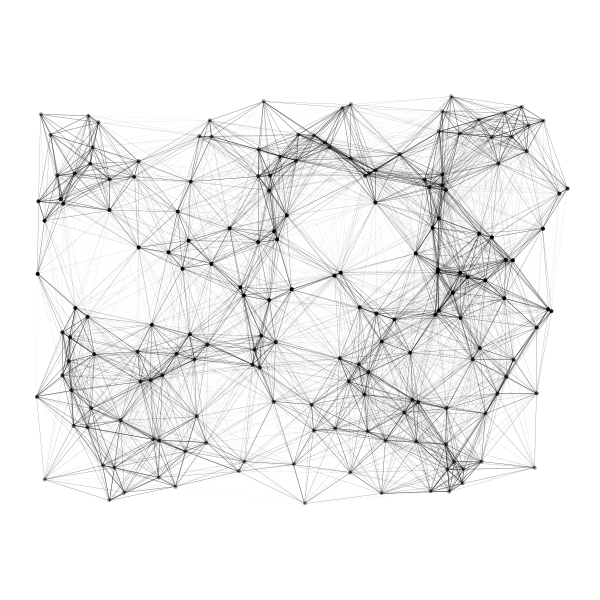
Frame 1 (no input)
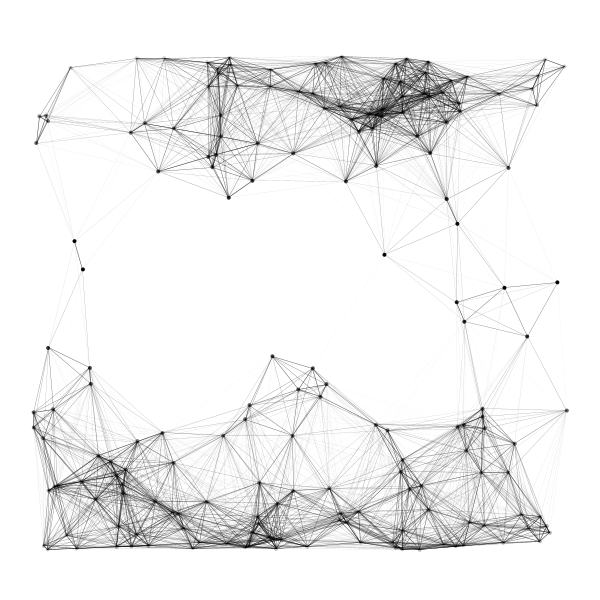
Frame 60 (the mouse pressed at the canvas centre just before this capture)
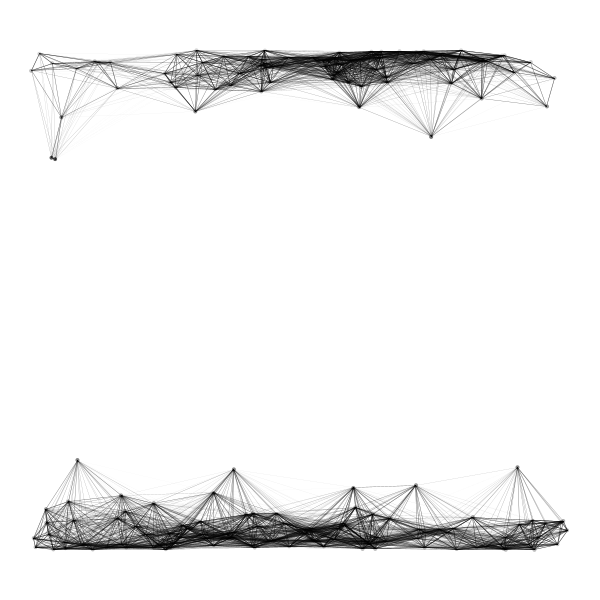
Frame 120 (the mouse held since frame 60 and released just before this capture)

The Processing sketch that drew these frames (run headless with seeded random() and noise(); from frame 60 on, the mouse is pressed at the canvas centre):

// Processing sketch: processing_174640
// ── processing_174640.pde

int num = 180;
float [] xpos = new float [num];
float [] ypos = new float [num];

float linePos = 0;
float angle = 0;
float [] acceleration;
float [] xspeed;
float [] yspeed;
PVector [] ball;

 
void setup ()
{
  size (600, 600);
  smooth();
  acceleration = new float[num];
  yspeed = new float[num];
  xspeed = new float[num];
  ball = new PVector [num];
  setRandomPositions (ball);
}

void setRandomPositions(PVector [] p){
  
  for (int i = 0; i < p.length; i++){
     acceleration[i] = random(4, 8);
     yspeed[i] = random(-5, 5);
     xspeed[i] = random(-1, 1);
     PVector pos = new PVector (random (30,570), random(100,500));
     p [i] = pos;
   
  }
} 

void draw ()
{
  background (255);
  stroke(0,20);
  strokeWeight (10);
  drawValues();
  drawConnections();
}

void drawConnections ()
{
  for (int i = 0; i < ball.length; i++){
      float x1 = ball[i].x;
      float y1 = ball[i].y;
      for (int j = 0; j < ball.length; j++){
        float x2 = ball[j].x;
        float y2 = ball[j].y;
        
        float distance = dist (x1, y1, x2, y2);
        if (distance > 0 && distance < 150)
        {
            float m = map(distance, 40, 150, 100, 0);
            float s = map(distance, 20, 150, 0.5, 0);
            stroke (0, m);
            strokeWeight (s);
            line (x1, y1, x2, y2);
        }

    }
  }
}

void drawValues ()
{
  for (int i = 0; i< ball.length; i++)
  {
    ball[i].y += yspeed[i];
    ball[i].x += xspeed[i];
    float x = ball[i].x;
    float y = ball[i].y;
    
    //Down
    if(yspeed[i] > 0){
      if(y <= 300){
        float s = map(y, 0, 300, 0, acceleration[i]);
        float a = map(y, 40, 100, 30, 100);
        yspeed[i] = s;
        addBall(x,y,a);
      }else{
        float s = map(y, 300, 600, acceleration[i], 0);
        float a = map(y, 500, 560, 100, 60);
         yspeed[i] = s;
         addBall(x,y,a);
      }
    }
    //Up
    if(yspeed[i] < 0){
      if(y <= 300){
        float s = map(y, 40, 300, 0, -acceleration[i]);
        float a = map(y, 40, 100, 30, 100);
        yspeed[i] = s;
        addBall(x,y,a);
      }else{
        float s = map(y, 300, 560, -acceleration[i], 0);
        float a = map(y, 500, 560, 100, 60);
        yspeed[i] = s;
        addBall(x,y,a);
      }
    }
    
    if(y <= 50 ){
        yspeed [i] *= -1;
        ball[i].y += 0.1;
        acceleration[i] = random(4, 8);
    }else if(y >= 550){
        yspeed [i] *= -1;
        ball[i].y -= 0.1;
        acceleration[i] = random(4, 8);
    }
    if(x <= 30 ){
        xspeed [i] *= -1;
        ball[i].x += 0.1;
    }else if(x >= 570){
        xspeed [i] *= -1;
        ball[i].x -= 0.1;
    }
  }
}

void addBall(float bx,float by, float ba){
    pushMatrix();
    fill (0,ba);
    noStroke();
    ellipse (bx, by, 4, 4);
    popMatrix(); 
}
 
 
